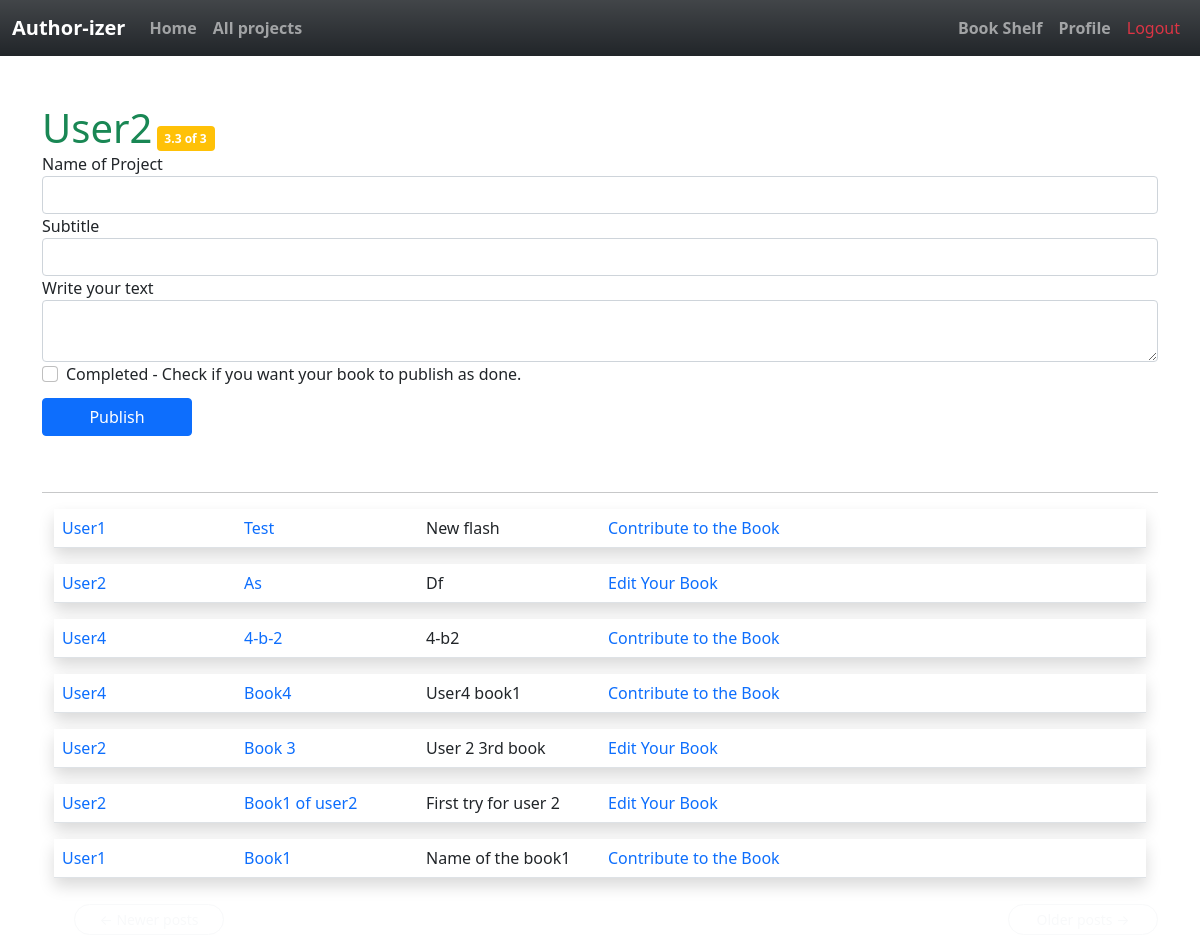
The page /index (signed in) on the database as committed earlier.
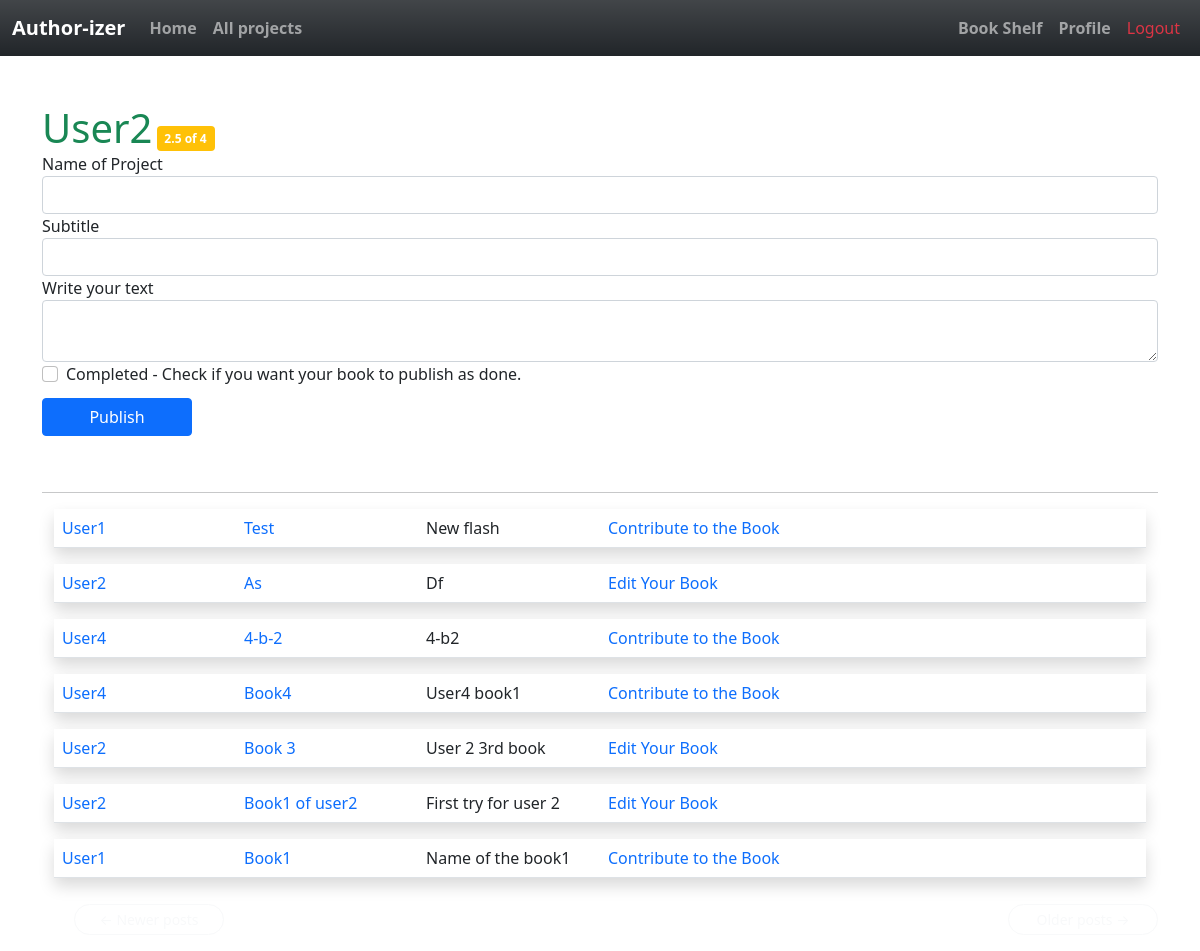
The same page on the database as committed later.
### app/models.py (models this page shows, shortened)
class User(UserMixin, db.Model):
    id = db.Column(db.Integer, primary_key=True )
    username = db.Column(db.String(64), index=True, unique=True)
    email = db.Column(db.String(120), index=True, unique=True)
    password_hash = db.Column(db.String(128))
    posts = db.relationship('Post', backref='author', lazy='dynamic')
    about_me = db.Column(db.String(140))
    last_seen = db.Column(db.DateTime, default=datetime.utcnow)
    followed = db.relationship(
        'User', secondary=followers,
        primaryjoin=(followers.c.follower_id == id),
        secondaryjoin=(followers.c.followed_id == id),
        backref=db.backref('followers', lazy='dynamic'), lazy='dynamic')
    def followed_posts(self):
        followed = Post.query.join(
            followers, (followers.c.followed_id == Post.user_id)).filter(
                followers.c.follower_id == self.id)
        own = Post.query.filter_by(user_id=self.id)
        return followed.union(own).order_by(Post.timestamp.desc())

### app/routes.py (the view, shortened to what this page needs)
@app.route('/', methods=['GET', 'POST'])
@app.route('/index', methods=['GET', 'POST'])
@login_required
def index():
    form = PostForm()
    authorate= user_rating(current_user.username)
    page = request.args.get('page', 1, type=int)
    posts = current_user.followed_posts().paginate(
        page, app.config['POSTS_PER_PAGE'], False)
    next_url = url_for('index', page=posts.next_num) \
        if posts.has_next else None
    prev_url = url_for('index', page=posts.prev_num) \
        if posts.has_prev else None
    return render_template('index.html', title='Home', form=form,
                           posts=posts.items, next_url=next_url,
                           prev_url=prev_url, authorate=authorate, total=total_rating)

### app/forms.py
class SearchForm(FlaskForm):
    q = StringField(('Search'), validators=[DataRequired()])
    def __init__(self, *args, **kwargs):
        if 'formdata' not in kwargs:
            kwargs['formdata'] = request.args
        if 'csrf_enabled' not in kwargs:
            kwargs['csrf_enabled'] = False
        super(SearchForm, self).__init__(*args, **kwargs)

class PostForm(FlaskForm):
    title= StringField('Name of Project', validators=[DataRequired(), Length(min=1, max=140)])
    subtitle= StringField('Subtitle', validators=[Length(min=0, max=200)])
    post = CKEditorField('Write your text', validators=[DataRequired()])
    completed=BooleanField("Completed - Check if you want your book to publish as done.")
    submit = SubmitField('Publish')

### app/models.py (called while the page is built)
@login.user_loader
def load_user(id):
    return User.query.get(int(id))

    @classmethod
    def before_commit(cls, session):
        session._changes = {
            'add': list(session.new),
            'update': list(session.dirty),
            'delete': list(session.deleted)
        }

### app/rating.py (called while the page is built)
def total_rating(username):
   contributes=Contribute.query.filter_by(contributor=username).all()
   num=len(contributes)
   return num

### app/templates/index.html (shortened to what this page needs)
{% extends "base.html" %}
{% import 'bootstrap/form.html' as wtf %}
{% block app_content %}
        <h1 class='text-success d-inline'>{{ current_user.username.capitalize() }}</h1>
            {%if authorate >=4%}
            <span class='badge bg-success text-wrap d-inline'> {{authorate}} of {{total(username=current_user.username)}}</span>
            {%elif 4>authorate >=2 %}
            <span class='badge bg-warning text-wrap d-inline'> {{authorate}} of {{total(username=current_user.username)}}</span>
            {%elif authorate<2 %}
            <span class='badge bg-danger text-wrap d-inline'> {{authorate}} of {{total(username=current_user.username)}} </span>
            {%endif%}
    {% if form %}
    {{ wtf.render_form(form) }}
    <br>
    <hr>
    {% endif %}
    {% for post in posts %}
        {%if post.completed!=1 %}
        {% include '_post.html' %}
        {%endif%}
    {% endfor %}
    <nav aria-label="...">
        <ul class="pager">
            <li class="btn-sm rounded-pill btn-outline-secondary{% if not prev_url %} btn btn-outline-light{% endif %}">
                <a type="button" class="btn-outline-light text-decoration-none" href="{{ prev_url or '#' }}">
                    <span aria-hidden="true">&larr;</span> Newer posts
                </a>
            </li>
            <li class="btn-sm rounded-pill btn-outline-secondary{% if not next_url %} btn btn-outline-light{% endif %} float-end">
                <a type="button" class="btn-outline-light text-decoration-none " href="{{ next_url or '#' }}">
                    Older posts <span aria-hidden="true">&rarr;</span>
                </a>
            </li>
        </ul>
    </nav>
{% endblock %}

Rows that differ between the two databases and show on the page:
changed User "User2": username "3" → "4"
Other text that changed with them:
{{ authorate }}: "3.3" → "2.5"
